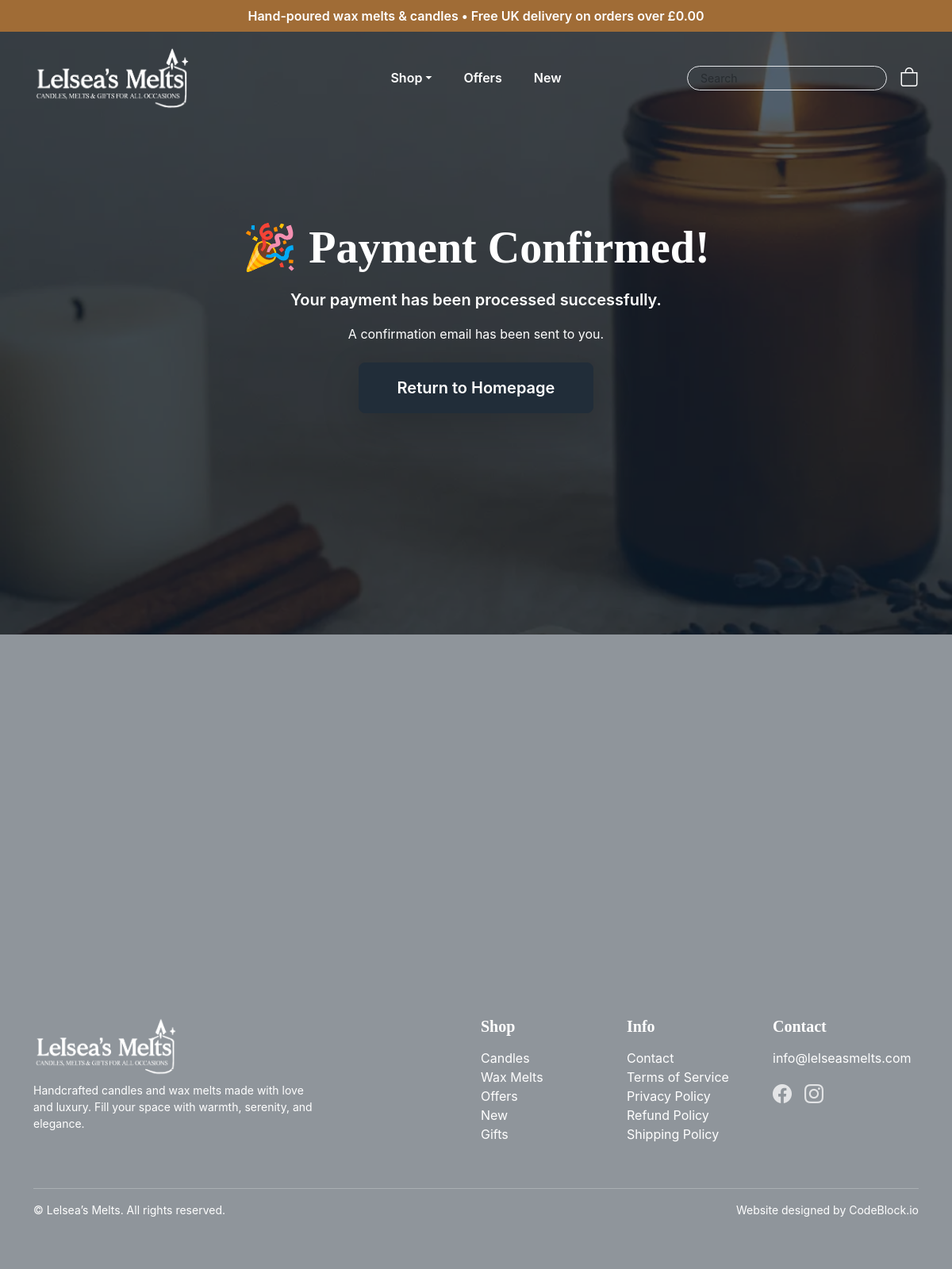
The page /checkout/success/ on the database its author committed.
### branding/models.py (models this page shows, shortened)
class Branding(models.Model):
    company_name = models.CharField(
        max_length=255,
        help_text="Full company name",
        default="Lelsea’s Melts"
    )
    company_email = models.EmailField(
        help_text="Official company email",
        default="info@lelseasmelts.com"
    )
    company_phone = models.CharField(
        max_length=20,
        help_text="Company contact number",
        default="+44 1234 567890"
    )
    company_address = models.CharField(
        max_length=255,
        help_text="Full address, including city and ZIP",
        default="Kent, United Kingdom"
    )
    working_hours = models.CharField(
        max_length=255,
        help_text="Working hours (for local SEO)",
        default="Monday – Friday: 9am – 5pm"
    )
    top_bar = models.CharField(
        max_length=255,
        help_text="Top bar text",
        default="Hand-poured wax melts & candles • Free UK delivery on orders over"
    )
    hero_image = models.ImageField(
        upload_to="home_page/",
        help_text="Upload the hero section background image.",
        default="default/hero-image.webp"
    )
    hero_image_alt_text = models.CharField(
        max_length=255,
        help_text="Alternative text for the hero image.",
        default="Luxury handmade wax melts and scented candles by Lelsea’s Melts"
    )
    footer_video = models.FileField(
        upload_to="branding/videos/",
        help_text="Upload the website footer video",
        default="default/footer-video.mp4"
    )
    logo = models.ImageField(
        upload_to="branding/",
        default="default/White-Logo.webp"
    )
    logo_alt_text = models.CharField(
        max_length=255,
        default="Lelsea’s Melts logo – Handmade wax melts and scented candles"
    )
    logo_geo_tag = models.CharField(
        max_length=255,
        blank=True,
        default="51.2787,1.0810"  # Kent, UK
    )
    logo_dark = models.ImageField(
        upload_to="branding/",
        default="default/Gold-Logo.webp"
    )
    logo_dark_alt_text = models.CharField(
        max_length=255,
        default="Lelsea’s Melts dark logo – Luxury home fragrance brand"
    )
    favicon = models.ImageField(
        upload_to="branding/",
        default="default/favicon.ico"
    )
    site_map_description = models.TextField(
        blank=True,
        default=(
            "Lelsea’s Melts is a UK-based home fragrance brand specialising in handmade "
            "wax melts and scented candles. Our products are hand-poured using high-quality "
            "waxes and long-lasting fragrances to fill your home with beautiful scents."
        )
    )
    meta_keywords = models.CharField(
        max_length=512,
        blank=True,
        default=(
            "wax melts, scented candles, handmade candles, luxury wax melts, "
            "soy wax candles, home fragrance, candle shop UK, wax melt shop, "
            "Lelsea’s Melts"
        )
    )
    facebook_url = models.URLField(
        blank=True,
        default="https://www.facebook.com/lelseasmelts"
    )
    instagram_url = models.URLField(
        blank=True,
        default="https://www.instagram.com/lelseasmelts"
    )
    twitter_url = models.URLField(
        blank=True,
        default=""
    )
    linkedin_url = models.URLField(
        blank=True,
        default=""
    )
    class Meta:
        verbose_name = "Branding"
        verbose_name_plural = "Branding"

### products/models.py (models this page shows, shortened)
class ProductSettings(models.Model):
    delivery_fee = models.DecimalField(
        max_digits=6,
        decimal_places=2,
        default=0.00,
        help_text="Flat delivery fee applied to orders."
    )
    free_delivery_over = models.DecimalField(
        max_digits=8,
        decimal_places=2,
        default=0.00,
        help_text="Make delivery free if basket total is over this amount. Set to 0 to disable."
    )
    new_product_days = models.PositiveIntegerField(
        default=30,
        help_text="Number of days a product is considered 'new'."
    )
    updated_at = models.DateTimeField(
        auto_now=True
    )
    class Meta:
        verbose_name = "Store Pricing Setting"
        verbose_name_plural = "Store Pricing Settings"

### basket/views.py (the view, shortened to what this page needs)
# urls.py: path('checkout/success/', PaymentConfirmationView.as_view(), name='payment_success'),
class PaymentConfirmationView(TemplateView):
    template_name = "payment_confirmation.html"
    def get_context_data(self, **kwargs):
        context = super().get_context_data(**kwargs)
        order_id = self.request.session.get("order_id")
        if not order_id:
            return context

### basket/context_processors.py (called while the page is built)
def basket_context(request):
    basket = request.session.get("basket", {})
    item_count = sum(basket.values())
    return {
        "cart": {"item_count": item_count},
    }

### branding/context_processors.py (called while the page is built)
def branding_context(request):
    return {
        "branding": Branding.objects.first(),
    }

### products/context_processors.py (called while the page is built)
def product_context(request):
    return {
        "products": Product.objects.all(),
        "featured_products": Product.objects.filter(featured=True),
        "best_sellers": Product.objects.filter(best_seller=True),
        "products_settings": ProductSettings.objects.first(),
    }

### seo/context_processors.py (called while the page is built)
def seo_meta(request):
    path = request.path
    try:
        seo_obj = PageSEO.objects.get(url_path=path)
        meta = seo_obj.meta
    except PageSEO.DoesNotExist:
        meta = None
    return {"meta": meta}

### basket/templates/payment_confirmation.html (shortened to what this page needs)
{% extends "base.html" %}
{% load static %}
{% block content %}
<section
  id="hero-section"
  class="hero-overlay d-flex align-items-center text-light position-relative"
  style="min-height: 100vh;"
>
  <img
    src="{{ branding.hero_image.url }}"
    alt="{{ branding.hero_image_alt_text }}"
    class="w-100 h-100 position-absolute top-0 start-0"
    style="object-fit: cover; z-index: 1;"
  >
  <div class="container position-relative" style="z-index: 2;">
        <div class="row justify-content-center text-center">
            <div class="col-lg-8 col-md-10">
                <h1 class="display-4 fw-bold mb-3">🎉 Payment Confirmed!</h1>
                <p class="lead fw-semibold mb-3">Your payment has been processed successfully.</p>
                <p class="mb-4">A confirmation email has been sent to you.</p>
                <a href="{% url 'home' %}"
                   class="btn btn-primary btn-lg px-5 py-3 rounded-pill shadow-lg">
                    Return to Homepage
                </a>
            </div>
        </div>
  </div>
</section>
{% endblock %}

### home/templates/base.html (shortened to what this page needs)
{% load static %}
<!DOCTYPE html>
<html lang="en">
<head>
    <link href="https://cdn.jsdelivr.net/npm/bootstrap@5.3.2/dist/css/bootstrap.min.css" rel="stylesheet">
    <link rel="stylesheet" href="https://cdn.jsdelivr.net/npm/bootstrap-icons/font/bootstrap-icons.css">
    <link rel="stylesheet" href="https://cdnjs.cloudflare.com/ajax/libs/prism/1.29.0/themes/prism-okaidia.min.css">
    <link rel="stylesheet" type="text/css" href="{% static 'base.css' %}">
</head>
<body>
<a class="top-bar d-flex justify-content-center align-items-center">
    <div class="top-bar-text text-center">
        {{ branding.top_bar }} £{{ products_settings.free_delivery_over }}
    </div>
</a>
<nav class="navbar navbar-expand-lg">
    <div class="container">
        <a class="navbar-brand me-lg-5" href="{% url 'home' %}">
            <img src="{{ branding.logo.url }}"
                 data-dark-src="{{ branding.logo_dark.url }}"
                 alt="{{ branding.logo_alt_text }}"
                 data-geo="{{ branding.logo_geo_tag }}"
                 class="img-fluid"
                 style="max-height:80px;">
        </a>
        <div class="collapse navbar-collapse" id="mainNav">
            <ul class="navbar-nav d-none d-lg-flex gap-4 position-absolute start-50 translate-middle-x">
                <li class="nav-item dropdown">
                    <a class="nav-link dropdown-toggle" href="#" data-bs-toggle="dropdown">Shop</a>
                </li>
                <li class="nav-item"><a class="nav-link" href="{% url 'product_offers' %}">Offers</a></li>
                <li class="nav-item"><a class="nav-link" href="{% url 'product_new' %}">New</a></li>
            </ul>
            <div class="d-flex align-items-center gap-3 ms-lg-auto">
                <form class="d-flex" role="search" method="get" action="{% url 'products' %}">
                    <input
                        type="search"
                        name="search"
                        aria-label="Search products"
                        placeholder="Search"
                        class="form-control form-control-sm rounded-pill px-3 bg-transparent text-light"
                        style="--bs-placeholder-color: var(--bs-light); --bs-placeholder-opacity: 1;">
                </form>
                <a href="{% url 'basket' %}" class="position-relative text-decoration-none">
                    <i class="bi bi-bag fs-4 nav-link"></i>
                </a>
            </div>
        </div>
    </div>
</nav>
{% block content %}{% endblock %}
<footer class="pt-5 position-relative text-light d-flex flex-column justify-content-end" style="min-height: 100vh;">
    <video class="position-absolute top-0 start-0 w-100 h-100 object-fit-cover" autoplay muted loop playsinline style="z-index: -1;">
        <source src="{{ branding.footer_video.url }}" type="video/mp4">
    </video>
    <div class="position-absolute top-0 start-0 w-100 h-100 bg-dark opacity-50" style="z-index: -1;"></div>
    <div class="container text-center text-md-start py-5">
        <div class="row">
            <div class="col-12 col-md-4 mb-4 text-center text-md-start">
                <a href="#" class="d-block mb-2">
                    <img src="{{ branding.logo.url }}" alt="{{ branding.logo_alt_text }}" class="img-fluid mx-auto mx-md-0" style="max-width: 180px;">
                </a>
                <p class="small text-light">
                    Handcrafted candles and wax melts made with love and luxury. Fill your space with warmth, serenity, and elegance.
                </p>
            </div>
            <div class="col-12 col-md-8 d-flex flex-column flex-md-row justify-content-md-end flex-wrap">
                <div class="col-12 col-md-3 mb-4">
                    <h5 class="mb-3 fw-bold">Shop</h5>
                    <ul class="list-unstyled">
                    <li><a href="{% url 'product_candles' %}" class="text-light text-decoration-none">Candles</a></li>
                    <li><a href="{% url 'product_waxmelts' %}" class="text-light text-decoration-none">Wax Melts</a></li>
                    <li><a href="{% url 'product_offers' %}" class="text-light text-decoration-none">Offers</a></li>
                    <li><a href="{% url 'product_new' %}" class="text-light text-decoration-none">New</a></li>
                    <li><a href="{% url 'product_gifts' %}" class="text-light text-decoration-none">Gifts</a></li>
                    </ul>
                </div>
                <div class="col-12 col-md-3 mb-4">
                    <h5 class="mb-3 fw-bold">Info</h5>
                    <ul class="list-unstyled">
                        <li><a href="{% url 'contact' %}" class="text-light text-decoration-none">Contact</a></li>
                        <li><a href="{% url 'policy_page' 'terms-of-service' %}" class="text-light text-decoration-none">Terms of Service</a></li>
                        <li><a href="{% url 'policy_page' 'privacy-policy' %}" class="text-light text-decoration-none">Privacy Policy</a></li>
                        <li><a href="{% url 'policy_page' 'refund-policy' %}" class="text-light text-decoration-none">Refund Policy</a></li>
                        <li><a href="{% url 'policy_page' 'shipping-policy' %}" class="text-light text-decoration-none">Shipping Policy</a></li>
                </ul>
                </div>
                <div class="col-12 col-md-3 mb-4">
                    <h5 class="mb-3 fw-bold">Contact</h5>
                    <ul class="list-unstyled">
                        <li><a href="mailto:{{ branding.company_email }}" class="footer-link text-light">{{ branding.company_email }}</a></li>
                    </ul>
                    <div class="d-flex justify-content-center justify-content-md-start gap-3 mt-3">
                        {% if branding.facebook_url %}
                            <a href="{{ branding.facebook_url }}" target="_blank"
                            class="text-white fs-4 text-decoration-none opacity-75 hover-opacity-100"
                            aria-label="Facebook">
                                <i class="bi bi-facebook"></i>
                            </a>
                        {% endif %}
                        {% if branding.instagram_url %}
                            <a href="{{ branding.instagram_url }}" target="_blank"
                            class="text-white fs-4 text-decoration-none opacity-75 hover-opacity-100"
                            aria-label="Instagram">
                                <i class="bi bi-instagram"></i>
                            </a>
                        {% endif %}
                    </div>
                </div>
            </div>
        </div>
        <hr class="border-light">
        <div class="d-flex flex-column flex-md-row justify-content-between align-items-center pb-3 small text-light text-center">
            <div class="mb-2 mb-md-0">
                &copy; {{ now|date:"Y" }} {{ branding.company_name }}. All rights reserved.
            </div>
            <div>
                Website designed by
                <a href="https://codeblock.io"
                class="text-light text-decoration-none"
                target="_blank"
                rel="noopener noreferrer">
                    CodeBlock.io
                </a>
            </div>
        </div>
    </div>
</footer>
</body>
</html>

### home/static/base.css (style rules this page uses)
:root { --primary: #212D39; --secondary: #a06c36; --primary-text: #1F1C17; --mute: #7A7368; --border: #E5E7EB; --body: #FFFF; --border-radius: 8px; }
:root { --bs-primary: var(--primary); --bs-secondary: var(--secondary); --bs-body-bg: var(--body); --bs-body-color: var(--mute); --bs-border-color: var(--border); --bs-border-radius: var(--border-radius); }
.text-light { color: var(--body) !important; }
.bg-dark { background-color: var(--primary) !important; }
.btn-primary { background-color: var(--primary); border-color: var(--primary); color: var(--body); font-weight: 600; border-radius: var(--border-radius) !important; }
body { font-family: 'Inter', -apple-system, BlinkMacSystemFont, 'Segoe UI', sans-serif; background-color: var(--body); color: var(--mute); margin: 0; overflow-x: hidden; }
h1, h2, h3, h4, h5 { font-family: 'Playfair Display', serif; }
.top-bar { position: fixed; top: 0; left: 0; width: 100%; height: 40px; background-color: var( --primary); z-index: 1050; display: flex; justify-content: center; align-items: center; transition: transform 0.3s ease; text-decoration: none; transition: all 0.3s ease; cursor: pointer; }
.top-bar-text { font-size: 16px; color: var(--body); font-weight: 600; }
.navbar { position: absolute; top: 40px; width: 100%; z-index: 9999; transition: all 0.3s ease; background-color: transparent; }
.navbar .container { height: 100px; transition: all 0.3s ease; }
.navbar .container .navbar-brand img { max-height: 80px; transition: all 0.3s ease; }
.navbar .nav-link { color: var(--body); font-weight: 600; transition: color 0.3s ease; }
.footer-link { color: var(--mute); text-decoration: none; transition: color 0.2s; }
.hero-overlay::before { content: ""; position: absolute; inset: 0; background-color: rgba(11, 31, 51, 0.7); z-index: 2; }

### rows shown on the page
Branding: top_bar "Hand-poured wax melts & candles • Free UK delivery on orders over", logo (picture), hero_image (picture), company_email "info@lelseasmelts.com", company_name "Lelsea’s Melts"
ProductSettings: free_delivery_over "0.00"
